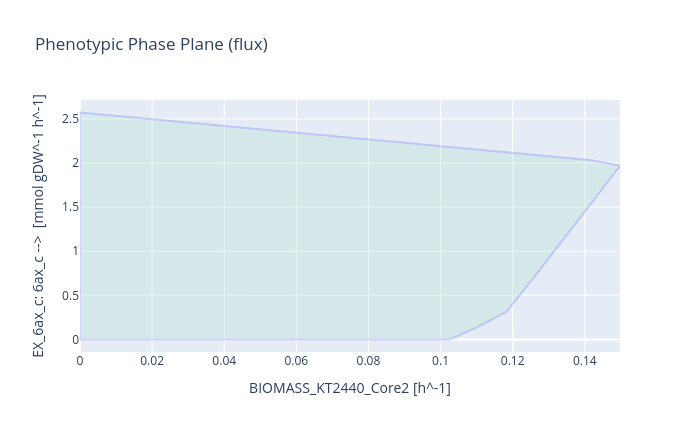

Source (notebook cell):
### Code cell
target_biomass = 'BIOMASS_KT2440_Core2'

display_KO_candidates_results(model,
                              [sd.split('-') for sd in best_design_in_recommendations],
                              target_biomass,
                              target_reaction)

#print('ML best predicted design is %s, which has a BCPY of %f' % (top_design, bcpy_ML))
#print('Library best BCPY design is %s, which has a BCPY of %f' % (library_design, bcpy_library))

### Figure 1 — Plotly figure (JSON) as saved in the notebook; plotly's stock layout.template omitted (floating-point values rounded to 4 significant figures)
{"data": [{"fill": "toself", "fillcolor": "#B3E2CD", "hoverinfo": "none", "marker": {"line": {"color": "#B3E2CD"}, "opacity": 0.3}, "mode": "lines", "name": "WT", "opacity": 0.3, "type": "scatter", "x": [0, 0.007882, 0.01576, 0.02365, 0.03153, 0.03941, 0.04729, 0.05518, 0.06306, 0.07094, 0.07882, 0.0867, 0.09459, 0.1025, 0.1104, 0.1182, 0.1261, 0.134, 0.1419, 0.1498, 0.1498, 0.1419, 0.134, 0.1261, 0.1182, 0.1104, 0.1025, 0.09459, 0.0867, 0.07882, 0.07094, 0.06306, 0.05518, 0.04729, 0.03941, 0.03153, 0.02365, 0.01576, 0.007882, 0, 0, 0], "y": [0, 0, 0, 0, 0, 0, 0, 0, 0, 0, 0, 0, 0, 0, 0.141, 0.3134, 0.7148, 1.133, 1.55, 1.968, 1.968, 2.03, 2.06, 2.09, 2.12, 2.15, 2.18, 2.21, 2.241, 2.271, 2.301, 2.331, 2.361, 2.391, 2.421, 2.451, 2.481, 2.511, 2.541, 2.571, 0, 2.571]}], "layout": {"height": 432, "title": {"text": "Phenotypic Phase Plane (flux)"}, "width": 700, "xaxis": {"title": {"text": "BIOMASS_KT2440_Core2 [h^-1]"}}, "yaxis": {"title": {"text": "EX_6ax_c: 6ax_c -->  [mmol gDW^-1 h^-1]"}}}}
